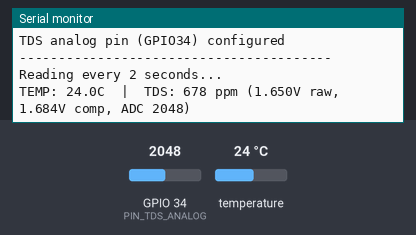
A sketch run on a simulated ESP32. Parts: the last lines printed to the serial monitor. The inputs (shaded band) are chosen by the test bench; at power-on: temperature 24 °C, GPIO 34 (PIN_TDS_ANALOG) = 2048.

Above: at 2.2 s.
2.3 s: temperature set to 12 °C
At 3.7 s:
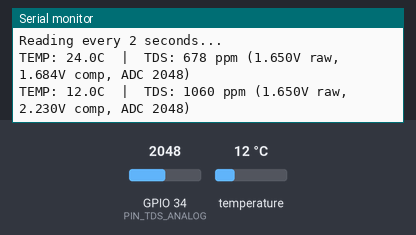
3.8 s: GPIO 34 (PIN_TDS_ANALOG) set to 2866
5.3 s: temperature set to 19 °C
At 6.6 s:
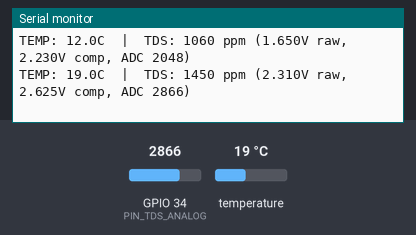
6.8 s: GPIO 34 (PIN_TDS_ANALOG) set to 3603
At 8.9 s:
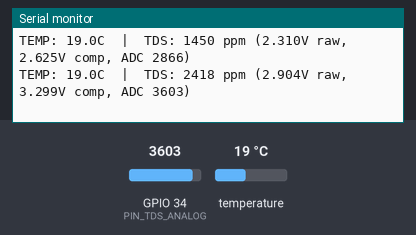
Timing chart, 0 to 9.3 s (numbered marks = the images above; inputs shaded):
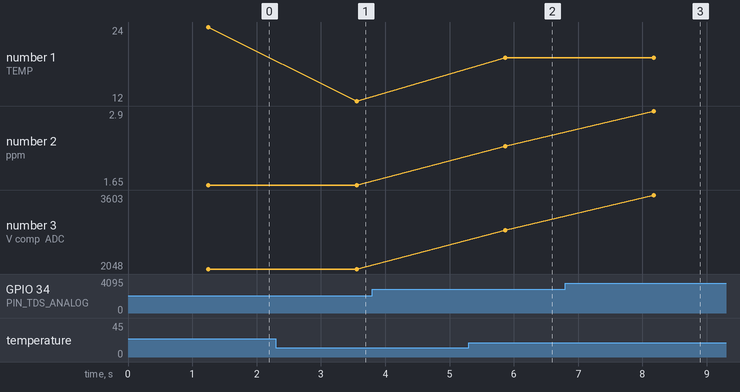

The sketch:

temp_tds_test.ino
```cpp
// DS18B20 + TDS SENSOR BREADBOARD TEST. ESP32
// WaterNode Project. DCU FYP
//
// Wiring (using ESP32 Terminal Adapter):
//
//   DS18B20 (waterproof probe):
//     Red wire    -> 3V3 terminal
//     Black wire  -> GND terminal
//     Yellow wire -> D4 terminal
//     4.7k ohm resistor between 3V3 and D4 (pullup, mandatory)
//
//   Written during initial sensor bring-up, before switching to genuine
//   DFRobot parts - see waternode/sensors.cpp for the final implementation.
//   Sarini TDS Sensor board (pin order left to right: -/+/A):
//     - pin -> GND terminal
//     + pin -> 3V3 terminal
//     A pin -> D34 terminal
//     Probe plugged into board's XH2.54-2P connector
//
// Expected output:
//   Temperature: ~18-25C (room temp, or water temp if submerged)
//   TDS in air:  ~0 ppm (probe not in water)
//   TDS in tap water: ~100-400 ppm (varies by location)
//
// Red flags:
//   Temperature 85.0C   -> DS18B20 power-on reset (check data line)
//   Temperature 0.0C    -> Data line shorted to GND
//   Temperature -127.0C -> Sensor not found
//   TDS voltage stuck at 0.0V -> Check wiring or probe connection
//   TDS voltage stuck at 3.3V -> Possible short on signal line

#include <OneWire.h>
#include <DallasTemperature.h>

// --- Pin assignments ---
#define PIN_DS18B20     4
#define PIN_TDS_ANALOG  34

// --- DS18B20 setup ---
OneWire oneWire(PIN_DS18B20);
DallasTemperature tempSensor(&oneWire);

void setup() {
    Serial.begin(115200);
    delay(1000);

    Serial.println("========================================");
    Serial.println("DS18B20 + TDS Sensor Test");
    Serial.println("========================================");

    // --- DS18B20 init ---
    tempSensor.begin();
    int deviceCount = tempSensor.getDeviceCount();
    Serial.printf("DS18B20 devices found: %d\n", deviceCount);

    if (deviceCount == 0) {
        Serial.println("ERROR: No DS18B20 found!");
        Serial.println("  Check: 4.7k pullup between 3V3 and D4?");
        Serial.println("  Check: Yellow wire on D4?");
        Serial.println("  Check: Red=3V3, Black=GND?");
        // Don't halt, still test TDS even if temp sensor missing
    } else {
        tempSensor.setResolution(9);
        Serial.println("DS18B20 resolution set to 9-bit");

        DeviceAddress addr;
        if (tempSensor.getAddress(addr, 0)) {
            Serial.print("DS18B20 address: ");
            for (int i = 0; i < 8; i++) {
                if (addr[i] < 16) Serial.print("0");
                Serial.print(addr[i], HEX);
            }
            Serial.println();
        }
    }

    // --- TDS pin setup ---
    analogSetPinAttenuation(PIN_TDS_ANALOG, ADC_11db);
    Serial.println("TDS analog pin (GPIO34) configured");

    Serial.println("----------------------------------------");
    Serial.println("Reading every 2 seconds...\n");
}

void loop() {
    // 1. READ TEMPERATURE
    float tempC = -999.0f;
    bool tempValid = false;

    if (tempSensor.getDeviceCount() > 0) {
        tempSensor.requestTemperatures();
        delay(100);     // 94ms for 9-bit + margin
        tempC = tempSensor.getTempCByIndex(0);
    }

    // Check for known bad values
    if (tempC <= -126.0f) {
        Serial.print("TEMP: SENSOR NOT FOUND  |  ");
        tempC = 25.0f;     // Default for TDS compensation
    } else if (tempC == 85.0f) {
        Serial.print("TEMP: 85.0C [RESET - check wiring]  |  ");
        tempC = 25.0f;
    } else if (tempC == 0.0f) {
        Serial.print("TEMP: 0.0C [POSSIBLE SHORT]  |  ");
        tempC = 25.0f;
    } else {
        Serial.printf("TEMP: %.1fC  |  ", tempC);
        tempValid = true;
    }

    // 2. READ TDS
    // Take 10 samples, sort, discard 2 from each end, average middle 6
    float samples[10];
    for (int i = 0; i < 10; i++) {
        samples[i] = (float)analogRead(PIN_TDS_ANALOG);
        delay(10);
    }

    // Bubble sort for outlier removal
    for (int i = 0; i < 9; i++) {
        for (int j = i + 1; j < 10; j++) {
            if (samples[i] > samples[j]) {
                float tmp = samples[i];
                samples[i] = samples[j];
                samples[j] = tmp;
            }
        }
    }

    // Average middle 6
    float sum = 0.0f;
    for (int i = 2; i < 8; i++) {
        sum += samples[i];
    }
    float avgRaw = sum / 6.0f;

    // Convert 12-bit ADC to voltage
    float voltage = avgRaw * 3.3f / 4095.0f;

    // Temperature compensation (reference 25C)
    float compCoeff = 1.0f + 0.02f * (tempC - 25.0f);
    float compVoltage = voltage / compCoeff;

    // TDS conversion formula (from Sarini/DFRobot datasheet)
    // kValue not applied, calibrate later with known solution
    float tdsValue = (133.42f * compVoltage * compVoltage * compVoltage
                    - 255.86f * compVoltage * compVoltage
                    + 857.39f * compVoltage) * 0.5f;

    if (tdsValue < 0.0f) tdsValue = 0.0f;

    Serial.printf("TDS: %.0f ppm (%.3fV raw, %.3fV comp, ADC %.0f)\n",
                  tdsValue, voltage, compVoltage, avgRaw);

    delay(2000);
}
```

Measured:
- after the input at 2.3 s, the serial monitor: prints a new line after 1.3 s (image 1)
- after the input at 5.3 s, the serial monitor: prints a new line after 0.57 s (image 2)
- after the input at 6.8 s, the serial monitor: prints a new line after 1.4 s (image 3)
- plotted number 1: 24 → 12 after the input at 2.3 s, 12 → 19 after the input at 5.3 s
- plotted number 2: 2.31 → 2.9 after the input at 6.8 s
- plotted number 3: 2866 → 3603 after the input at 6.8 s
